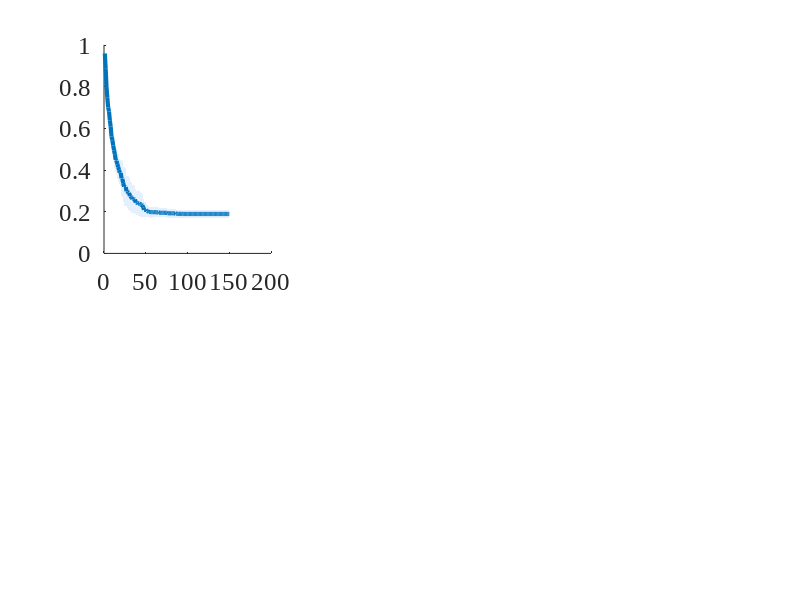

This chart was generated by the following MATLAB code: (Note: this script raises an error after producing the figure.)
%% plot_figs.m
% Reproduce Fig 1 (convergence + topology) and Fig 2 (unstable: Baseline vs Gershgorin)
% from saved data — no algorithm required.
%
% Prerequisites (run once each to generate the .mat files):
%   analysis_perf_bounds.m    → fig_data.mat
%   run_multi_seed_unstable.m → fig_data_unstable.mat
%
% Usage:
%   cd plot_only
%   plot_figs
%
% This script only draws; every curve is read from the .mat files. LB_grid / LB_sh
% now hold the Theorem C' certified LOWER BOUND on min_a J_EA (computed once in
% analysis_perf_bounds.m via EA functions/gap_predictor.m), not the superseded
% Theorem 1 convergence prediction of Phi_predictor.m -- so there is no second
% copy of the formula here to drift out of sync.

clear; clc; close all;
load('fig_data.mat');
U = load('fig_data_unstable.mat');   % isolated struct — avoids overwriting numSeeds, eaSeeds, etc.

%% ===================== Configurable display options =====================
showLB = true;   % Show the Thm. C' certified optimality gap (Section IV)

% shin_kappa and LB_grid were added to fig_data.mat later than the other fields;
% fall back gracefully so an older .mat still plots.
if ~exist('shin_kappa', 'var'), shin_kappa = 1; end

%% ===================== Derive simple quantities =====================
nxVec    = sysSize(:,1);
nuVec    = sysSize(:,2);
nGrid    = numel(gridSizes);
numSeeds = numel(eaSeeds);
maxGen   = ea_params.maxGen;
gens     = (1:maxGen)';
dimLabel = arrayfun(@(g) sprintf('%dx%d', g, g), gridSizes, 'UniformOutput', false)';
nShinSeeds = size(shin_ea_hist, 2);

%% ===================== Colors & fonts =====================
axFS = 18;  labFS = 19;  titFS = 19;  legFS = 15;  lw = 3;
cb_ea     = [0.00 0.45 0.74];
cb_dens   = [0.50 0.50 0.50];
cb_diag   = [0.85 0.33 0.10];
cb_trunc  = [0.47 0.67 0.19];
cb_gd     = [0.49 0.18 0.56];   % purple — greedy baseline (B2 comparison)
cb_lb     = [0.93 0.69 0.13];   % amber — Thm. C' certified lower envelope
ca_lb     = [0.99 0.92 0.72];   % amber fill — the certified optimality gap
cb_purple = [0.49 0.18 0.56];   % purple — act + sensor node
ca_ea     = [0.75 0.85 1.00];
barW     = 0.18;

%% ===================== Figure 1: Normalized Convergence =====================
fig1 = figure('Position', [40 60 2200 820], 'Color', 'w');
set(fig1, 'DefaultAxesFontSize', axFS, 'DefaultAxesFontName', 'Times New Roman');

for g = 1:nGrid
    subplot(2, nGrid+1, g); hold on;

    Jref = mean(denseCostRef(g,:));
    normMat = zeros(maxGen, numSeeds);
    for s = 1:numSeeds
        normMat(:, s) = eaCurves{g, s} / denseCostRef(g, s);
    end
    mu = mean(normMat, 2);
    sd = std(normMat, 0, 2);

    fill([gens; flipud(gens)], [mu+sd; flipud(max(mu-sd, 0))], ...
        ca_ea, 'EdgeColor', 'none', 'FaceAlpha', 0.4);
    hEA = plot(gens, mu, '-', 'Color', cb_ea, 'LineWidth', lw);

    % Greedy baseline on the same budget axis (its evaluations / N_p).
    hGD = gobjects(0);
    if exist('gdCurves', 'var') && ~isempty(gdCurves{g, 1})
        gdMat = zeros(maxGen, numSeeds);
        for s = 1:numSeeds
            gdMat(:, s) = gdCurves{g, s} / denseCostRef(g, s);
        end
        hGD = plot(gens, mean(gdMat, 2), '-', 'Color', cb_gd, 'LineWidth', lw*0.8);
    end

    hDens = yline(1.0, '--', 'Color', cb_dens, 'LineWidth', 2);

    J_diag_n = meanTotal(g,2) / Jref;
    if J_diag_n < 1e4
        hDiag = yline(J_diag_n, '-.', 'Color', cb_diag, 'LineWidth', 2);
    else
        hDiag = plot(NaN, NaN, '-.', 'Color', cb_diag, 'LineWidth', 2);
        text(maxGen/2, max(mu)*0.9, 'Diag: Unstable', 'Color', cb_diag, ...
            'FontSize', legFS, 'FontName', 'Times New Roman', 'HorizontalAlignment', 'center');
    end

    J_trunc_n = meanCompTrunc(g) / Jref;
    if all(trunc_stable_grid(g, :))
        hTrunc = yline(J_trunc_n, ':', 'Color', cb_trunc, 'LineWidth', 2);
    else
        hTrunc = plot(NaN, NaN, ':', 'Color', cb_trunc, 'LineWidth', 2);
        text(maxGen*0.7, max(mu)*0.85, 'Trunc: Unstable', 'Color', cb_trunc, ...
            'FontSize', legFS, 'FontName', 'Times New Roman', 'HorizontalAlignment', 'center');
    end

    % Theorem C' certified lower bound on min_a J_EA (precomputed, see header).
    % Shade between it and the EA curve: that band is the certified optimality gap.
    hLB = plot(NaN, NaN, '-.', 'Color', cb_lb, 'LineWidth', lw*0.8);
    if showLB && exist('LB_grid', 'var') && any(isfinite(LB_grid(:, g)))
        delete(hLB);
        fill([gens; flipud(gens)], [mu; flipud(LB_grid(:, g))], ca_lb, ...
            'EdgeColor', 'none', 'FaceAlpha', 0.55, 'HandleVisibility', 'off');
        hLB = plot(gens, LB_grid(:, g), '-.', 'Color', cb_lb, 'LineWidth', lw*0.8);
        uistack(hEA, 'top');
    end

    % Mark convergence generation (mean)
    cg = round(nanmean(convGenDense(g,:)));
    if ~isnan(cg) && cg <= maxGen
        plot(cg, mu(cg), 'v', 'MarkerSize', 8, 'MarkerFaceColor', cb_ea, ...
            'MarkerEdgeColor', 'k', 'LineWidth', 0.8);
    end

    % Common budget axis: the EA spends N_p evaluations per generation, and the
    % greedy incumbent is sampled at N_p*g, so both curves share this scale.
    xlabel('Generation ($=$ evals$/N_p$)', 'FontSize', labFS, 'Interpreter', 'latex');
    if g == 1
        ylabel('$J \;/\; J_{\mathrm{dense}}$', 'FontSize', labFS, 'Interpreter', 'latex');
    end
    title(sprintf('(%c) %d$\\times$%d ($n$=%d, $m$=%d)', ...
        char('a'+g-1), gridSizes(g), gridSizes(g), nxVec(g), nuVec(g)), ...
        'FontSize', titFS, 'Interpreter', 'latex');
    grid on; box on;

    if g == 1 || g == nGrid
        legHandles = hEA;  legLabels = {'EA-LQR'};
        if ~isempty(hGD), legHandles(end+1) = hGD; legLabels{end+1} = 'Greedy'; end
        legHandles = [legHandles, hDens, hDiag];
        legLabels  = [legLabels, {'Dense ($=1$)', 'Diagonal'}];
        if all(trunc_stable_grid(g, :))
            legHandles(end+1) = hTrunc;
            legLabels{end+1}  = sprintf('$\\kappa=%d$ Trunc.', shin_kappa);
        end
        if showLB
            legHandles(end+1) = hLB;
            legLabels{end+1}  = 'Thm.~C bound on $\min_{\mathbf{a}} J_{\mathrm{EA}}$';
        end
        legend(legHandles, legLabels, 'Location', 'northeast', ...
            'FontSize', legFS, 'Interpreter', 'latex');
    end
end

sgtitle('EA-LQR Convergence Normalized by Dense LQR', ...
    'FontSize', 16, 'FontWeight', 'bold', 'FontName', 'Times New Roman');

%% ---- Figure 1 panel (c): IEEE 13-bus ----
si_m = 1;
figure(fig1);
subplot(2, nGrid+1, nGrid+1); hold on;

Jref_sh    = shin_dense_comp(si_m);
normMat_sh = zeros(maxGen, nShinSeeds);
for ss = 1:nShinSeeds
    normMat_sh(:, ss) = shin_ea_hist{si_m, ss}.bestCost / Jref_sh;
end
mu_sh = mean(normMat_sh, 2);
sd_sh = std(normMat_sh, 0, 2);

fill([gens; flipud(gens)], [mu_sh+sd_sh; flipud(max(mu_sh-sd_sh, 0))], ...
    ca_ea, 'EdgeColor', 'none', 'FaceAlpha', 0.4);
hEA_sh   = plot(gens, mu_sh, '-',  'Color', cb_ea,   'LineWidth', lw);
hGD_sh   = gobjects(0);
if exist('gdCurve_sh', 'var') && ~isempty(gdCurve_sh)
    hGD_sh = plot(gens, gdCurve_sh / Jref_sh, '-', 'Color', cb_gd, 'LineWidth', lw*0.8);
end
hDens_sh = yline(1.0, '--', 'Color', cb_dens, 'LineWidth', 2);

J_diag_sh_n = shin_diag_comp_ratio;
if J_diag_sh_n < 1e4
    hDiag_sh = yline(J_diag_sh_n, '-.', 'Color', cb_diag, 'LineWidth', 2);
else
    hDiag_sh = plot(NaN, NaN, '-.', 'Color', cb_diag, 'LineWidth', 2);
    text(maxGen/2, max(mu_sh)*0.9, 'Diag: Unstable', 'Color', cb_diag, ...
        'FontSize', legFS, 'FontName', 'Times New Roman', 'HorizontalAlignment', 'center');
end

J_trunc_sh_n = shin_trunc_comp_ratio(si_m);
if shin_trunc_stable(si_m)
    hTrunc_sh = yline(J_trunc_sh_n, ':', 'Color', cb_trunc, 'LineWidth', 2);
else
    hTrunc_sh = plot(NaN, NaN, ':', 'Color', cb_trunc, 'LineWidth', 2);
    text(maxGen*0.7, max(mu_sh)*0.85, 'Trunc: Unstable', 'Color', cb_trunc, ...
        'FontSize', legFS, 'FontName', 'Times New Roman', 'HorizontalAlignment', 'center');
end
hLB_sh = plot(NaN, NaN, '-.', 'Color', cb_lb, 'LineWidth', lw*0.8);
if showLB && exist('LB_sh', 'var') && any(isfinite(LB_sh))
    delete(hLB_sh);
    fill([gens; flipud(gens)], [mu_sh; flipud(LB_sh)], ca_lb, ...
        'EdgeColor', 'none', 'FaceAlpha', 0.55, 'HandleVisibility', 'off');
    hLB_sh = plot(gens, LB_sh, '-.', 'Color', cb_lb, 'LineWidth', lw*0.8);
    uistack(hEA_sh, 'top');
end
xlabel('Generation ($=$ evals$/N_p$)', 'FontSize', labFS, 'Interpreter', 'latex');
title('(c) IEEE 13-bus ($n$=26)', 'FontSize', titFS, 'Interpreter', 'latex');
legH_sh = hEA_sh;  legL_sh = {'EA-LQR'};
if ~isempty(hGD_sh), legH_sh(end+1) = hGD_sh; legL_sh{end+1} = 'Greedy'; end
legH_sh(end+1) = hDens_sh;  legL_sh{end+1} = 'Dense ($=1$)';
if J_diag_sh_n < 1e4
    legH_sh(end+1) = hDiag_sh;
    legL_sh{end+1} = 'Diagonal';
end
if shin_trunc_stable(si_m)
    legH_sh(end+1) = hTrunc_sh;
    legL_sh{end+1} = sprintf('$\\kappa=%d$ Trunc.', shin_kappa);
end
if showLB
    legH_sh(end+1) = hLB_sh;
    legL_sh{end+1} = 'Thm.~C bound on $\min_{\mathbf{a}} J_{\mathrm{EA}}$';
end
legend(legH_sh, legL_sh, 'Location', 'northeast', 'FontSize', legFS, 'Interpreter', 'latex');
grid on; box on;

sgtitle('EA-LQR Convergence Normalized by Dense LQR', ...
    'FontSize', 16, 'FontWeight', 'bold', 'FontName', 'Times New Roman');

%% ---- Figure 1 row 2: EA Controller Topology Diagrams ----
figure(fig1);

% --- Panels (d) and (e): Grid systems ---
for g = 1:nGrid
    subplot(2, nGrid+1, nGrid+1+g); hold on; box on; axis equal off;

    gSz  = gridSizes(g);
    nN   = gSz^2;
    adjM = adjMtx_all{g};
    Ke   = K_ea_all{g};
    actN = actuatedNodes_all{g};

    nodePos = [(mod((1:nN)-1, gSz)+1)', (floor(((1:nN)-1)/gSz)+1)'];
    edgeThresh = max(abs(Ke(:))) * 0.05;

    % Build K-reachability via shortest physical paths, then color edges
    G_topo    = graph(adjM);
    rowNorms  = vecnorm(Ke, 2, 2);
    usedEdges = false(nN, nN);
    for i = 1:size(Ke,1)
        if rowNorms(i) <= max(rowNorms)*0.05, continue; end
        nSrc = actN(i);
        for j = 1:nN
            if j == nSrc, continue; end
            if (abs(Ke(i,j)) > edgeThresh) || (abs(Ke(i,nN+j)) > edgeThresh)
                pth = shortestpath(G_topo, nSrc, j);
                for kk = 1:length(pth)-1
                    usedEdges(pth(kk), pth(kk+1)) = true;
                    usedEdges(pth(kk+1), pth(kk)) = true;
                end
            end
        end
    end
    for u = 1:nN
        for v = u+1:nN
            if adjM(u,v) > 0
                if usedEdges(u,v)
                    plot(nodePos([u v],1), nodePos([u v],2), '-', ...
                        'Color', cb_ea, 'LineWidth', 2.5);
                else
                    plot(nodePos([u v],1), nodePos([u v],2), '-', ...
                        'Color', [0.82 0.82 0.82], 'LineWidth', 0.8);
                end
            end
        end
    end

    activeActIdx = find(rowNorms > max(rowNorms) * 0.05);
    actSet       = actN(activeActIdx);            % active actuator nodes

    sensFlags = false(nN, 1);
    for jj = 1:nN
        if any(abs(Ke(:,jj)) > edgeThresh) || any(abs(Ke(:,nN+jj)) > edgeThresh)
            sensFlags(jj) = true;
        end
    end
    sensSet = find(sensFlags);

    bothSet     = intersect(actSet(:), sensSet(:));
    actOnlySet  = setdiff(actSet(:),  bothSet);
    sensOnlySet = setdiff(sensSet(:), bothSet);
    inactiveSet = setdiff((1:nN)', union(actSet(:), sensSet(:)));

    scatter(nodePos(inactiveSet ,1), nodePos(inactiveSet ,2), 36, [0.75 0.75 0.75], 'filled', 'MarkerEdgeColor', 'none');
    scatter(nodePos(sensOnlySet ,1), nodePos(sensOnlySet ,2), 56, cb_trunc,  'filled', 'MarkerEdgeColor', 'k', 'LineWidth', 0.7);
    scatter(nodePos(actOnlySet  ,1), nodePos(actOnlySet  ,2), 56, cb_diag,   'filled', 'MarkerEdgeColor', 'k', 'LineWidth', 0.7);
    scatter(nodePos(bothSet     ,1), nodePos(bothSet     ,2), 70, cb_purple, 'filled', 'MarkerEdgeColor', 'k', 'LineWidth', 0.9);

    title(sprintf('(%c) %d$\\times$%d EA controller', char('d'+g-1), gSz, gSz), ...
        'FontSize', titFS, 'Interpreter', 'latex');
end

% --- Panel (f): IEEE 13-bus EA controller ---
subplot(2, nGrid+1, 2*(nGrid+1)); hold on; box on; axis equal off;

nN_sh      = n_shin;
adjM_sh    = busInfo.adjMtx;
Ke_sh      = K_ea_shin;
nodePos_sh = busInfo.nodeCoords;

edgeThresh_sh = max(abs(Ke_sh(:))) * 0.05;

% Build K-reachability via shortest physical paths, then color edges
G_topo_sh    = graph(adjM_sh);
usedEdges_sh = false(nN_sh, nN_sh);
for i = 1:nN_sh
    for j = 1:nN_sh
        if j == i, continue; end
        if (abs(Ke_sh(i,j)) > edgeThresh_sh) || (abs(Ke_sh(i,nN_sh+j)) > edgeThresh_sh)
            pth = shortestpath(G_topo_sh, i, j);
            for kk = 1:length(pth)-1
                usedEdges_sh(pth(kk), pth(kk+1)) = true;
                usedEdges_sh(pth(kk+1), pth(kk)) = true;
            end
        end
    end
end
for u = 1:nN_sh
    for v = u+1:nN_sh
        if adjM_sh(u,v) > 0
            if usedEdges_sh(u,v)
                plot(nodePos_sh([u v],1), nodePos_sh([u v],2), '-', ...
                    'Color', cb_ea, 'LineWidth', 2.5);
            else
                plot(nodePos_sh([u v],1), nodePos_sh([u v],2), '-', ...
                    'Color', [0.82 0.82 0.82], 'LineWidth', 0.8);
            end
        end
    end
end

rowNorms_sh = vecnorm(Ke_sh, 2, 2);
sensUsed_sh = false(nN_sh, 1);
for j = 1:nN_sh
    if any(abs(Ke_sh(:,j)) > edgeThresh_sh) || any(abs(Ke_sh(:,nN_sh+j)) > edgeThresh_sh)
        sensUsed_sh(j) = true;
    end
end
actSet_sh      = find(rowNorms_sh > max(rowNorms_sh) * 0.05);
sensSet_sh     = find(sensUsed_sh);

bothSet_sh     = intersect(actSet_sh(:), sensSet_sh(:));
actOnlySet_sh  = setdiff(actSet_sh(:),  bothSet_sh);
sensOnlySet_sh = setdiff(sensSet_sh(:), bothSet_sh);
inactiveSet_sh = setdiff((1:nN_sh)', union(actSet_sh(:), sensSet_sh(:)));

scatter(nodePos_sh(inactiveSet_sh ,1), nodePos_sh(inactiveSet_sh ,2), 28, [0.75 0.75 0.75], 'filled', 'MarkerEdgeColor', 'none');
scatter(nodePos_sh(sensOnlySet_sh ,1), nodePos_sh(sensOnlySet_sh ,2), 42, cb_trunc,  'filled', 'MarkerEdgeColor', 'k', 'LineWidth', 0.7);
scatter(nodePos_sh(actOnlySet_sh  ,1), nodePos_sh(actOnlySet_sh  ,2), 42, cb_diag,   'filled', 'MarkerEdgeColor', 'k', 'LineWidth', 0.7);
scatter(nodePos_sh(bothSet_sh     ,1), nodePos_sh(bothSet_sh     ,2), 56, cb_purple, 'filled', 'MarkerEdgeColor', 'k', 'LineWidth', 0.9);

title('(f) IEEE 13-bus EA controller', 'FontSize', titFS, 'Interpreter', 'latex');

exportgraphics(fig1, 'perf_bounds_convergence.pdf', 'ContentType', 'vector');
saveas(fig1, 'perf_bounds_convergence.png');
fprintf('Figure 1 saved → perf_bounds_convergence.*\n');

%% ===================== Figure 2: Unstable System (Baseline vs Gershgorin) =====================
gens_u = (1:U.maxGen)';
cb_u = [0.00 0.45 0.74;    % blue   — Baseline
        0.85 0.33 0.10];   % orange — Gershgorin
ca_u = [0.75 0.85 1.00;
        1.00 0.82 0.72];

fig2 = figure('Position', [60 60 1400 420], 'Color', 'w');
set(fig2, 'DefaultAxesFontSize', axFS, 'DefaultAxesFontName', 'Times New Roman');

% --- (a) Best Cost (normalised by Dense LQR total cost) ---
subplot(1, 3, 1); hold on;
for c = 1:U.nCond
    mu = mean(U.bestCostAll(:,:,c), 2) / U.J_dense_ref;
    sd = std(U.bestCostAll(:,:,c),  0, 2) / U.J_dense_ref;
    fill([gens_u; flipud(gens_u)], [mu+sd; flipud(mu-sd)], ...
        ca_u(c,:), 'EdgeColor', 'none', 'FaceAlpha', 0.45);
end
h = gobjects(U.nCond,1);
for c = 1:U.nCond
    h(c) = plot(gens_u, mean(U.bestCostAll(:,:,c),2) / U.J_dense_ref, ...
        '-', 'Color', cb_u(c,:), 'LineWidth', lw);
end
hRef = yline(1.0, '--', 'Color', [0.4 0.4 0.4], 'LineWidth', 1.8);
xlabel('Generation', 'FontSize', labFS);
ylabel('Best Cost $/ \; J_{\mathrm{dense}}$', 'FontSize', labFS, 'Interpreter', 'latex');
title('(a) Best Cost Convergence', 'FontSize', titFS);
legend([h; hRef], [U.condNames, {'Dense LQR ($=1$)'}], ...
    'Location', 'northeast', 'FontSize', legFS, 'Interpreter', 'latex');
grid on; box on;

% --- (b) Unstable Count ---
subplot(1, 3, 2); hold on;
for c = 1:U.nCond
    mu = mean(U.unstableAll(:,:,c), 2);
    sd = std(U.unstableAll(:,:,c),  0, 2);
    fill([gens_u; flipud(gens_u)], [mu+sd; flipud(mu-sd)], ...
        ca_u(c,:), 'EdgeColor', 'none', 'FaceAlpha', 0.45);
end
for c = 1:U.nCond
    plot(gens_u, mean(U.unstableAll(:,:,c),2), '-', 'Color', cb_u(c,:), 'LineWidth', lw);
end
xlabel('Generation', 'FontSize', labFS);
ylabel('Unstable Count', 'FontSize', labFS);
title('(b) Stability Failures', 'FontSize', titFS);
legend(U.condNames, 'Location', 'northeast', 'FontSize', legFS);
ylim([0 U.ea_params.popSize]);
grid on; box on;

% --- (c) Gershgorin Repairs ---
subplot(1, 3, 3); hold on;
mu_r = mean(U.repairAll(:,:,2), 2);
sd_r = std(U.repairAll(:,:,2),  0, 2);
fill([gens_u; flipud(gens_u)], [mu_r+sd_r; flipud(max(mu_r-sd_r,0))], ...
    ca_u(2,:), 'EdgeColor', 'none', 'FaceAlpha', 0.45);
plot(gens_u, mu_r, '-', 'Color', cb_u(2,:), 'LineWidth', lw);
xlabel('Generation', 'FontSize', labFS);
ylabel('Repairs / Gen', 'FontSize', labFS);
title('(c) Gershgorin Repairs', 'FontSize', titFS);
grid on; box on;

sgtitle(sprintf('EA-LQR: Baseline vs Gershgorin  (Grid %d\\times%d, \\rho(A)=%.2f, %d seeds)', ...
    U.gridSize, U.gridSize, U.rho_A, U.numSeeds), ...
    'FontSize', 16, 'FontWeight', 'bold', 'FontName', 'Times New Roman');

exportgraphics(fig2, 'perf_bounds_unstable.pdf', 'ContentType', 'vector');
saveas(fig2, 'perf_bounds_unstable.png');
fprintf('Figure 2 (unstable) saved → perf_bounds_unstable.*\n');
